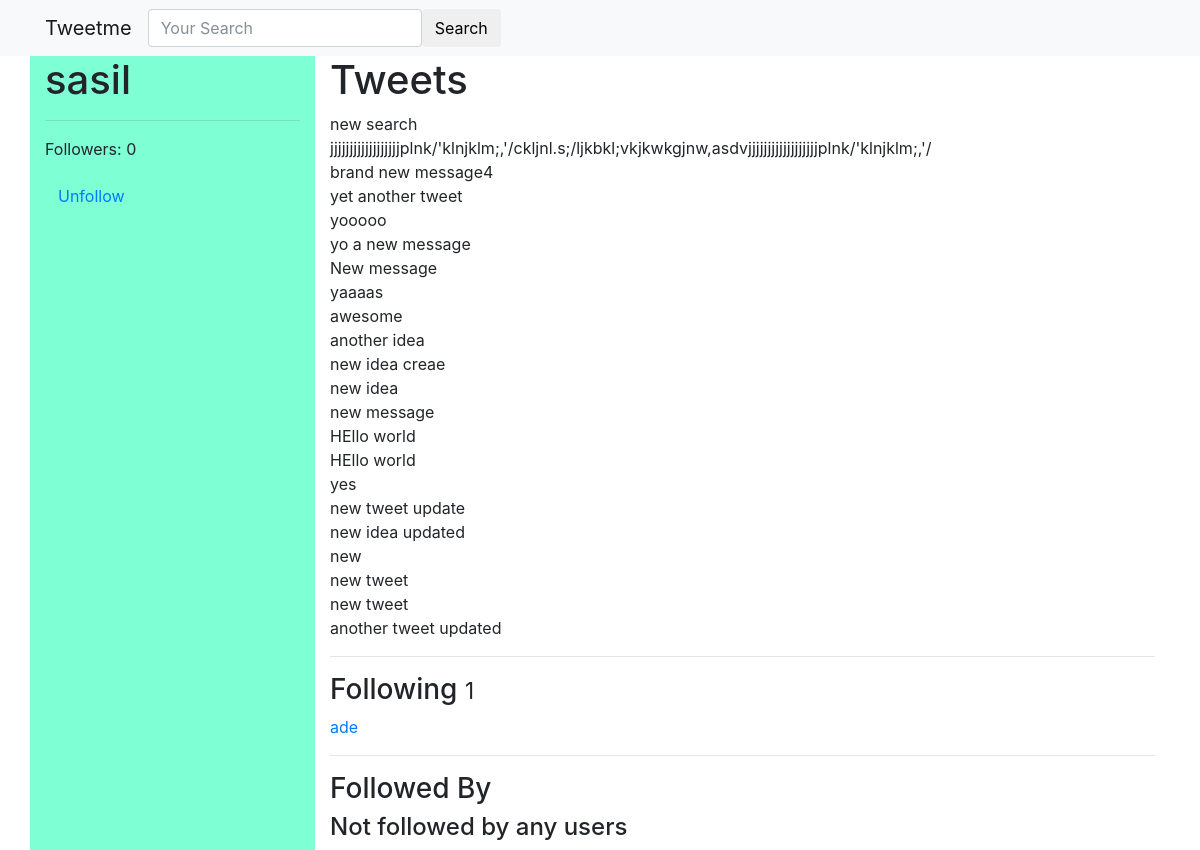
The page /sasil/ (signed in) on the database its author committed.
### tweets/models.py (models this page shows, shortened)
class Tweet(models.Model):
  user = models.ForeignKey(settings.AUTH_USER_MODEL )
  content = models.CharField(max_length=140, validators=[validate_content])
  updated = models.DateTimeField(auto_now=True)
  timestamp = models.DateTimeField(auto_now_add=True)
  def __str__(self):
    return str(self.content)
  class Meta:
    ordering = ['-timestamp']

### accounts/models.py (models this page shows, shortened)
class UserProfile(models.Model):
  user = models.OneToOneField(settings.AUTH_USER_MODEL, related_name='profile')
  following = models.ManyToManyField(settings.AUTH_USER_MODEL, blank=True, related_name='followed_by')
  objects = UserProfileManager()  # UserProfile.objects.all()
  def get_following(self):
    users = self.following.all()  # User.objects.all()
    return users.exclude(username=self.user.username)

### accounts/views.py (the view)
# urls.py: url(r'^(?P<username>[\w.@+-]+)/$', UserDetailView.as_view(), name='detail'), # /tweet/1/
class UserDetailView(DetailView):
  template_name = 'accounts/user_detail.html'
  queryset = User.objects.all()
  def get_object(self):
    return get_object_or_404(User, username__iexact=self.kwargs.get('username'))
  def get_context_data(self, *args, **kwargs):
    context = super(UserDetailView, self).get_context_data(*args, **kwargs)
    context['following'] = UserProfile.objects.is_following(self.request.user, self.get_object())
    return context

### accounts/models.py (called while the page is built)
  def all(self):
    qs = self.get_queryset().all()
    try:
      if self.instance:
        qs = qs.exclude(user=self.instance)
    except:
      pass
    return qs

  def is_following(self, user, followed_by_user):
    user_profile, created = UserProfile.objects.get_or_create(user=user) # (user_obj, true)
    if created:
      return False
    if followed_by_user in user_profile.following.all():
      return True
    return False

### accounts/templates/accounts/user_detail.html
{% extends 'base.html' %}
{% block content %}
<div class="row">
  <div class="col-sm-3 col-xs-12" style="background-color:aquamarine">
    <h1> {{ object.username }} </h1>
    <hr />
    <p> Followers: {{ object.followed_by.all.count }} </p>
    <p>
      <a class='btn btn-link' href='{% url "profiles:follow" username=object.username %}'>
        {% if following %} Unfollow {% else %} Follow {% endif %} </a>
    </p>
  </div>
  <div class="col-sm-9 col-xs-12">
     <h1 > Tweets </h1>
     {% for tweet in object.tweet_set.all %}
      {{ tweet }} <br/>
     {% endfor %}
     <hr />
    <h3 > Following <small>{{ object.profile.get_following.count }} </small></h3>
     {% for user in object.profile.get_following %}
      <a href="/{{user.username}}"> {{ user.username }} </a><br/>
      {% empty %}
      <h4> Not following any user </h4>
     {% endfor %}
       <hr />
    <h3 > Followed By </h3>
     {% for profile in object.followed_by.all %}
    <a href="/{{ profile.user.username}}">   {{ profile.user.username }} </a><br/>
      {% empty %}
      <h4> Not followed by any users </h4>
     {% endfor %}
  </div>
</div>
{% endblock content%}

### templates/base.html (shortened to what this page needs)
{% load static %}
<html lang="en">
  <head>
    <link href="{% static 'css/bootstrap.min.css' %}" rel="stylesheet">
  </head>
  <body>
    {% include 'navbar.html' %}
      <div class='container'>
        {% block content %}
        {% endblock content %}
      </div>
  </body>
</html>

### templates/navbar.html (shortened to what this page needs)
<nav class="navbar navbar-default navbar-expand-lg navbar-light bg-light">
<div class="container" >
  <a class="navbar-brand" href="{% url 'home' %}">Tweetme</a>
    {% include 'tweets/search_form.html' %}
</div>
</nav>

### tweets/templates/tweets/search_form.html
    <form id="navbar-search-form" class="form-inline my-2 my-lg-0" method="GET" action="{% url "tweet:list" %}">
      <div class="form-group">
        <input class="form-control" type="text" name="q" placeholder="Your Search" value="{{ request.GET.q  }}" />
      <input class="btn btn-default" type="submit" value="Search" />
      </div>
    </form>

### rows shown on the page
Tweet: content "new search"
Tweet: content "jjjjjjjjjjjjjjjjjjplnk/'klnjklm;,'/ckljnl.s;/ljkbkl;vkjkwkgjnw,asdvjjjjjjjjjjjjjjjjjjplnk/'klnjklm;,'/"
Tweet: content "brand new message4"
Tweet: content "yet another tweet"
Tweet: content "yooooo"
Tweet: content "yo a new message"
Tweet: content "New message"
Tweet: content "yaaaas"
Tweet: content "awesome"
Tweet: content "another idea"
Tweet: content "new idea creae"
Tweet: content "new idea"
Tweet: content "new message"
Tweet: content "HEllo world"
Tweet: content "HEllo world"
Tweet: content "yes"
Tweet: content "new tweet update"
Tweet: content "new idea updated"
Tweet: content "new"
Tweet: content "new tweet"
Tweet: content "new tweet"
Tweet: content "another tweet updated"

### other values the page prints
{{ object.username }} "sasil"
{{ object.followed_by.all.count }} "0"
{{ object.profile.get_following.count }} "1"
{{ user.username }} "ade"
